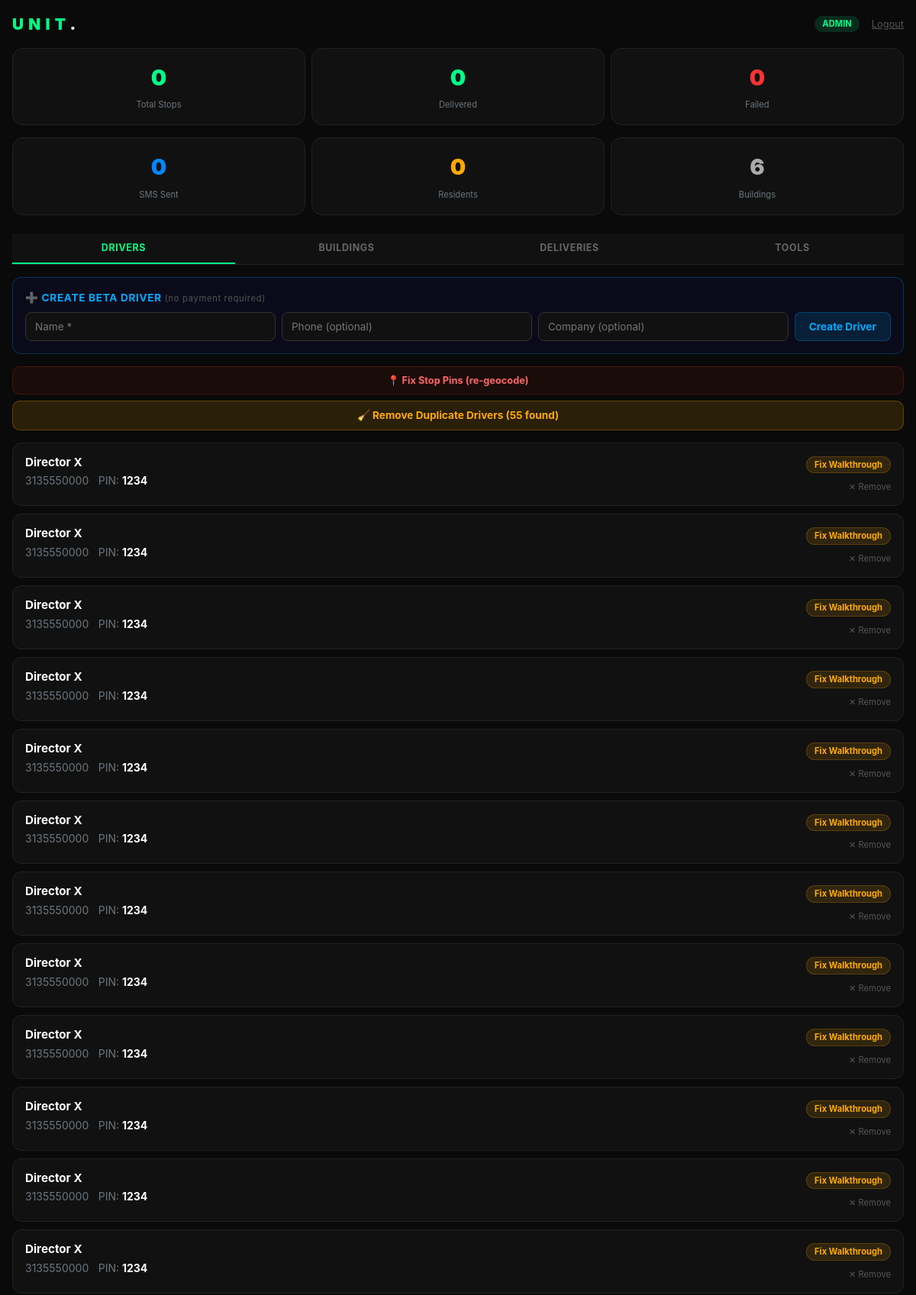
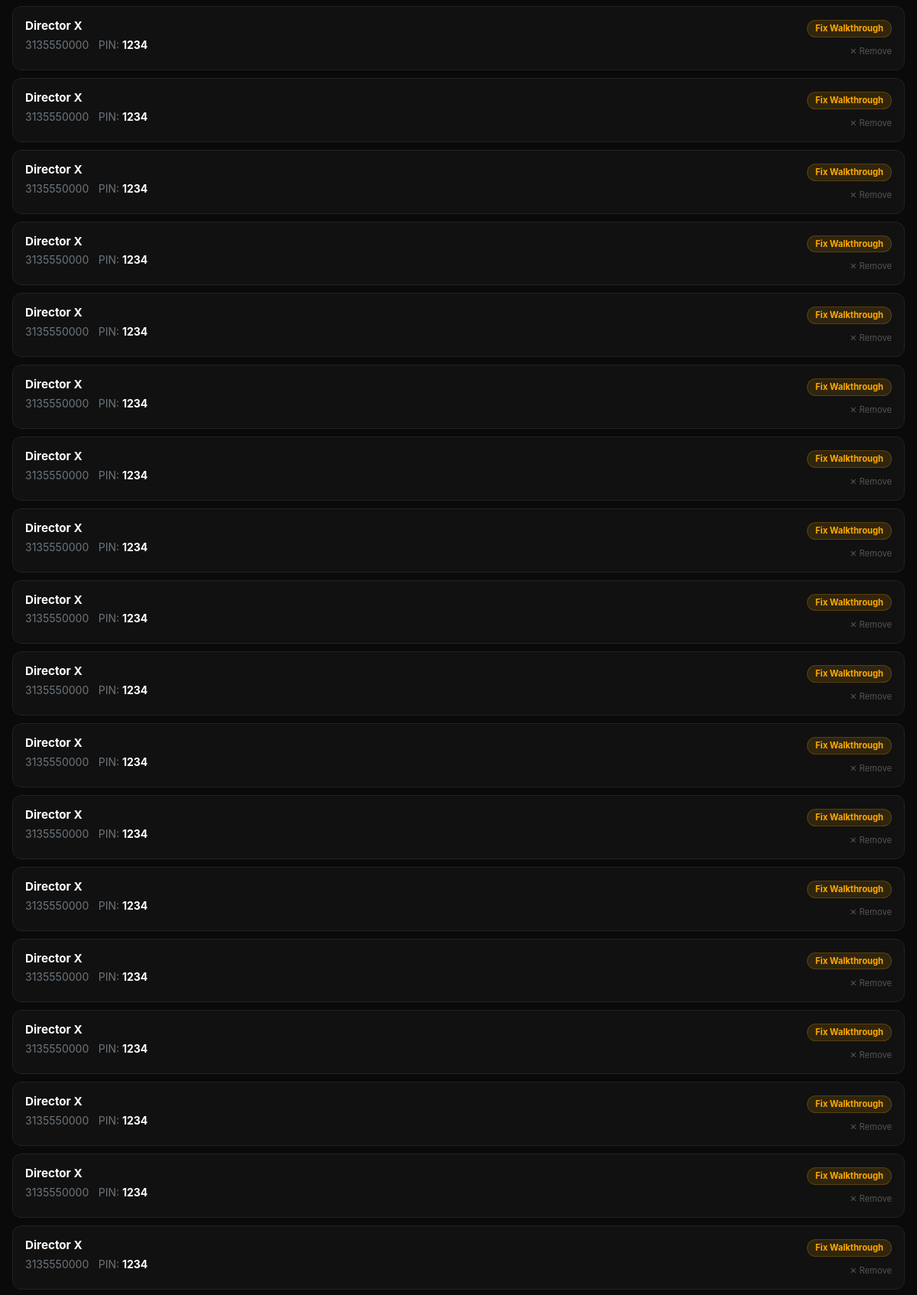
Page /admin (signed in, upper part) on the committed database (2 pictures, top to bottom).
### tables this page shows
CREATE TABLE drivers (
            id INTEGER PRIMARY KEY AUTOINCREMENT,
            name TEXT NOT NULL,
            phone TEXT,
            company TEXT,
            pin TEXT,
            current_lat REAL,
            current_lng REAL,
            last_seen TEXT,
            created_at TEXT DEFAULT CURRENT_TIMESTAMP
        , onboarded INTEGER DEFAULT 0, is_beta INTEGER DEFAULT 0, vehicle_type TEXT DEFAULT 'suv', vehicle_capacity INTEGER DEFAULT 100, assigned_zips TEXT, pay_rate REAL DEFAULT 1.50);

### app.py (the view)
@app.route('/admin')
def admin():
    if not session.get('admin'):
        return redirect(url_for('admin_login'))
    db = get_db()
    drivers_list = db.execute("SELECT * FROM drivers ORDER BY created_at DESC").fetchall()
    routes     = db.execute("SELECT * FROM routes ORDER BY created_at DESC LIMIT 20").fetchall()
    buildings  = db.execute("SELECT * FROM buildings ORDER BY confirmed_count DESC").fetchall()
    deliveries = db.execute(
        """SELECT s.*, r.name as route_name, r.date as route_date, d.name as driver_name
           FROM stops s
           LEFT JOIN routes r ON s.route_id = r.id
           LEFT JOIN drivers d ON r.driver_id = d.id
           ORDER BY s.created_at DESC LIMIT 50"""
    ).fetchall()
    stats = {
        'total_deliveries': db.execute("SELECT COUNT(*) FROM stops").fetchone()[0],
        'delivered':        db.execute("SELECT COUNT(*) FROM stops WHERE status='delivered'").fetchone()[0],
        'failed':           db.execute("SELECT COUNT(*) FROM stops WHERE status='failed'").fetchone()[0],
        'sms_sent':         db.execute("SELECT COUNT(*) FROM stops WHERE approach_sms_sent=1").fetchone()[0],
        'buildings':        db.execute("SELECT COUNT(*) FROM buildings").fetchone()[0],
        'residents':        db.execute("SELECT COUNT(*) FROM residents").fetchone()[0],
    }
    db.close()
    return render_template('admin.html', routes=routes, buildings=buildings, deliveries=deliveries, stats=stats, drivers_list=drivers_list)

### app.py (called while the page is built)
def get_db():
    if USE_PG:
        import urllib.parse
        url = DATABASE_URL.replace('postgres://', 'postgresql://', 1)
        p = urllib.parse.urlparse(url)
        conn = pg8000.connect(
            host=p.hostname,
            port=p.port or 5432,
            database=p.path.lstrip('/'),
            user=p.username,
            password=p.password,
            ssl_context=True
        )
        conn.autocommit = False
        return DBWrapper(conn, pg=True)
    else:
        os.makedirs('data', exist_ok=True)
        conn = sqlite3.connect(DB, timeout=10, check_same_thread=False)
        conn.row_factory = sqlite3.Row
        conn.execute('PRAGMA journal_mode=WAL')
        conn.execute('PRAGMA synchronous=NORMAL')
        return DBWrapper(conn, pg=False)

    def _fix(self, q):
        if not self._pg: return q
        q = q.replace('?', '%s')
        q = q.replace('last_insert_rowid()', 'lastval()')
        q = q.replace('INTEGER PRIMARY KEY AUTOINCREMENT', 'SERIAL PRIMARY KEY')
        q = q.replace('rowid', 'id')
        return q

    def execute(self, query, params=None):
        self._cur.execute(self._fix(query), params or ())
        self._last = self._cur
        return self

    def fetchone(self):
        row = self._cur.fetchone()
        if row is None: return None
        if self._pg: return self._to_dict(row)
        return row

    def fetchall(self):
        rows = self._cur.fetchall() or []
        if self._pg: return [self._to_dict(r) for r in rows]
        return rows

    def close(self):
        try: self._conn.close()
        except: pass

### templates/admin.html (shortened to what this page needs)
{% extends 'base.html' %}
{% block content %}
<div class="container-fluid p-3 pb-nav">
  <div class="d-flex align-items-center mb-3">
    <div class="unit-logo me-auto" style="font-size:1.3rem;">UNIT<span>.</span></div>
    <span class="pill" style="background:#00ff8822;color:#00ff88;">ADMIN</span>
    <a href="/admin/logout" class="ms-3" style="color:#555;font-size:0.8rem;">Logout</a>
  </div>
  <div class="row g-2 mb-3">
    <div class="col-4">
      <div class="stat-card">
        <div class="stat-number">{{ stats.total_deliveries }}</div>
        <small class="text-secondary" style="font-size:0.7rem;">Total Stops</small>
      </div>
    </div>
    <div class="col-4">
      <div class="stat-card">
        <div class="stat-number" style="color:#00ff88;">{{ stats.delivered }}</div>
        <small class="text-secondary" style="font-size:0.7rem;">Delivered</small>
      </div>
    </div>
    <div class="col-4">
      <div class="stat-card">
        <div class="stat-number" style="color:#ff3333;">{{ stats.failed }}</div>
        <small class="text-secondary" style="font-size:0.7rem;">Failed</small>
      </div>
    </div>
  </div>
  <div class="row g-2 mb-4">
    <div class="col-4">
      <div class="stat-card">
        <div class="stat-number" style="color:#0088ff;">{{ stats.sms_sent }}</div>
        <small class="text-secondary" style="font-size:0.7rem;">SMS Sent</small>
      </div>
    </div>
    <div class="col-4">
      <div class="stat-card">
        <div class="stat-number" style="color:#ffaa00;">{{ stats.residents }}</div>
        <small class="text-secondary" style="font-size:0.7rem;">Residents</small>
      </div>
    </div>
    <div class="col-4">
      <div class="stat-card">
        <div class="stat-number" style="color:#aaa;">{{ stats.buildings }}</div>
        <small class="text-secondary" style="font-size:0.7rem;">Buildings</small>
      </div>
    </div>
  </div>
  <div class="d-flex mb-3" style="border-bottom:1px solid #222;">
    <button class="tab-btn active" onclick="switchTab('drivers')">DRIVERS</button>
    <button class="tab-btn" onclick="switchTab('buildings')">BUILDINGS</button>
    <button class="tab-btn" onclick="switchTab('deliveries')">DELIVERIES</button>
    <button class="tab-btn" onclick="switchTab('tools')">TOOLS</button>
  </div>
  <div class="tab-pane active" id="tab-drivers">
    <div class="mb-3" style="background:#0a0a1a;border:1px solid #00aaff44;border-radius:12px;padding:16px;">
      <div class="fw-bold mb-2" style="color:#00aaff;font-size:0.85rem;letter-spacing:0.05em;">➕ CREATE BETA DRIVER <span style="font-size:0.7rem;color:#555;font-weight:400;">(no payment required)</span></div>
      <form method="POST" action="/admin/create-driver">
        <div class="d-flex gap-2 flex-wrap">
          <input name="name" type="text" placeholder="Name *" required
            style="flex:1;min-width:120px;background:#111;border:1px solid #333;border-radius:8px;padding:8px 12px;color:#fff;font-size:0.85rem;">
          <input name="phone" type="text" placeholder="Phone (optional)"
            style="flex:1;min-width:120px;background:#111;border:1px solid #333;border-radius:8px;padding:8px 12px;color:#fff;font-size:0.85rem;">
          <input name="company" type="text" placeholder="Company (optional)"
            style="flex:1;min-width:120px;background:#111;border:1px solid #333;border-radius:8px;padding:8px 12px;color:#fff;font-size:0.85rem;">
          <button type="submit"
            style="background:#00aaff22;color:#00aaff;border:1px solid #00aaff44;border-radius:8px;padding:8px 18px;font-size:0.85rem;font-weight:700;cursor:pointer;white-space:nowrap;">
            Create Driver
          </button>
        </div>
      </form>
    </div>
    <form method="POST" action="/admin/regeocode" class="mb-2" onsubmit="return confirm('Clear geocache and reset null stop pins?')">
      <button type="submit" style="background:#ff330011;color:#ff6666;border:1px solid #ff333333;border-radius:10px;padding:8px 16px;font-size:0.8rem;font-weight:700;width:100%;cursor:pointer;">
        📍 Fix Stop Pins (re-geocode)
      </button>
    </form>
    {% if drivers_list|length > 1 %}
    <form method="POST" action="/admin/cleanup-drivers" class="mb-3">
      <button type="submit" class="btn w-100 py-2" style="background:#ffaa0022;color:#ffaa00;border:1px solid #ffaa0044;border-radius:10px;font-size:0.85rem;font-weight:700;">
        🧹 Remove Duplicate Drivers ({{ drivers_list|length }} found)
      </button>
    </form>
    {% endif %}
    {% for d in drivers_list %}
    <div class="driver-card">
      <div class="d-flex justify-content-between align-items-start">
        <div>
          <div class="fw-bold" style="font-size:0.95rem;">{{ d.name }}</div>
          <small class="text-secondary">{{ d.phone or '—' }}</small>
          <small class="text-secondary ms-2">PIN: <strong style="color:#fff;">{{ d.pin }}</strong></small>
        </div>
        <div class="d-flex flex-column gap-1 align-items-end">
          {% if d.onboarded %}
          <span class="pill" style="background:#00ff8822;color:#00ff88;">✓ Active</span>
          {% else %}
          <form method="POST" action="/admin/mark-onboarded/{{ d.id }}">
            <button type="submit" class="pill" style="background:#ffaa0022;color:#ffaa00;border:1px solid #ffaa0033;cursor:pointer;">Fix Walkthrough</button>
          </form>
          {% endif %}
          <form method="POST" action="/admin/delete-driver/{{ d.id }}"
            onsubmit="return confirm('Delete {{ d.name }}?')">
            <button type="submit" style="background:none;border:none;color:#555;font-size:0.7rem;cursor:pointer;padding:0;">✕ Remove</button>
          </form>
        </div>
      </div>
    </div>
    {% else %}
    <p class="text-secondary text-center py-4">No drivers registered yet.</p>
    {% endfor %}
  </div>
</div>
{% endblock %}

### templates/base.html (shortened to what this page needs)
<!DOCTYPE html>
<html lang="en">
<head>
<link href="https://cdn.jsdelivr.net/npm/bootstrap@5.3.0/dist/css/bootstrap.min.css" rel="stylesheet">
<link href="https://cdnjs.cloudflare.com/ajax/libs/font-awesome/6.4.0/css/all.min.css" rel="stylesheet">
</head>
<body>
{% block content %}{% endblock %}
</body>
</html>

### templates/base.html (style rules this page uses)
* { box-sizing: border-box; }
body { background: #0a0a0a; color: #ffffff; font-family: 'SF Pro Display', -apple-system, BlinkMacSystemFont, sans-serif; min-height: 100vh; }
.unit-logo { font-size: 2rem; font-weight: 900; letter-spacing: 0.3em; color: #00ff88; }
.unit-logo span { color: #ffffff; }
.stat-card { background: #111; border: 1px solid #222; border-radius: 16px; padding: 20px; text-align: center; }
.stat-number { font-size: 2.5rem; font-weight: 900; color: #00ff88; }
.pb-nav { padding-bottom: 80px; }

### templates/admin.html (style rules this page uses)
.tab-btn { flex: 1; padding: 10px 4px; background: #111; border: none; color: #666; font-size: 0.78rem; font-weight: 700; letter-spacing: 0.05em; cursor: pointer; border-bottom: 2px solid transparent; transition: all 0.2s; }
.tab-btn.active { color: #00ff88; border-bottom-color: #00ff88; }
.tab-pane { display: none; }
.tab-pane.active { display: block; }
.stat-card { background: #111; border-radius: 14px; padding: 16px 12px; text-align: center; border: 1px solid #222; }
.stat-number { font-size: 1.8rem; font-weight: 900; color: #00ff88; }
.driver-card { background: #111; border-radius: 12px; padding: 14px 16px; border: 1px solid #222; margin-bottom: 10px; }
.pill { display: inline-block; padding: 2px 10px; border-radius: 20px; font-size: 0.7rem; font-weight: 700; }

### rows in the picture
drivers: name "Director X", phone "3135550000", pin "1234"
drivers: name "Director X", phone "3135550000", pin "1234"
drivers: name "Director X", phone "3135550000", pin "1234"
drivers: name "Director X", phone "3135550000", pin "1234"
drivers: name "Director X", phone "3135550000", pin "1234"
drivers: name "Director X", phone "3135550000", pin "1234"
drivers: name "Director X", phone "3135550000", pin "1234"
drivers: name "Director X", phone "3135550000", pin "1234"
drivers: name "Director X", phone "3135550000", pin "1234"
drivers: name "Director X", phone "3135550000", pin "1234"
drivers: name "Director X", phone "3135550000", pin "1234"
drivers: name "Director X", phone "3135550000", pin "1234"
drivers: name "Director X", phone "3135550000", pin "1234"
drivers: name "Director X", phone "3135550000", pin "1234"
drivers: name "Director X", phone "3135550000", pin "1234"
drivers: name "Director X", phone "3135550000", pin "1234"
drivers: name "Director X", phone "3135550000", pin "1234"
drivers: name "Director X", phone "3135550000", pin "1234"
drivers: name "Director X", phone "3135550000", pin "1234"
drivers: name "Director X", phone "3135550000", pin "1234"
drivers: name "Director X", phone "3135550000", pin "1234"
drivers: name "Director X", phone "3135550000", pin "1234"
drivers: name "Director X", phone "3135550000", pin "1234"
drivers: name "Director X", phone "3135550000", pin "1234"
drivers: name "Director X", phone "3135550000", pin "1234"
drivers: name "Director X", phone "3135550000", pin "1234"
drivers: name "Director X", phone "3135550000", pin "1234"
drivers: name "Director X", phone "3135550000", pin "1234"
drivers: name "Director X", phone "3135550000", pin "1234"
drivers: name "Director X", phone "3135550000", pin "1234"

### other values in the picture
{{ stats.total_deliveries }} "0"
{{ stats.delivered }} "0"
{{ stats.failed }} "0"
{{ stats.sms_sent }} "0"
{{ stats.residents }} "0"
{{ stats.buildings }} "6"
{{ drivers_list|length }} "55"
